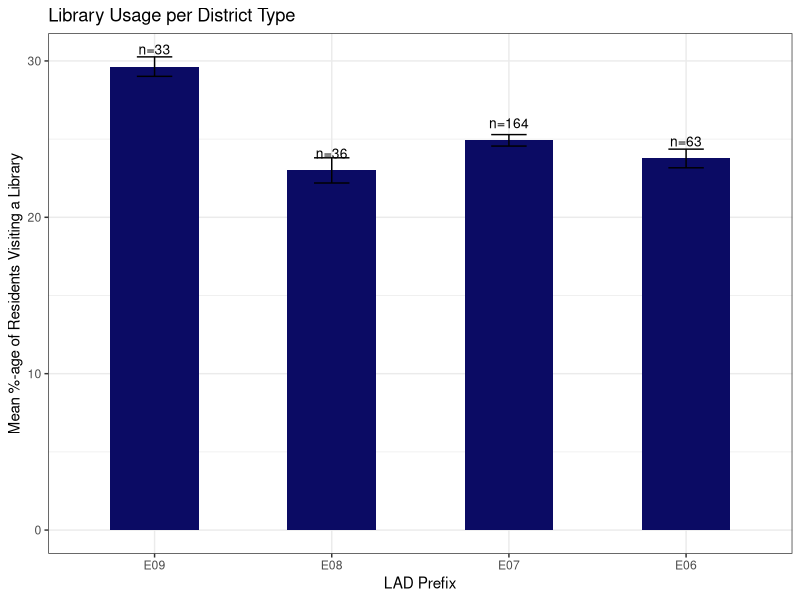
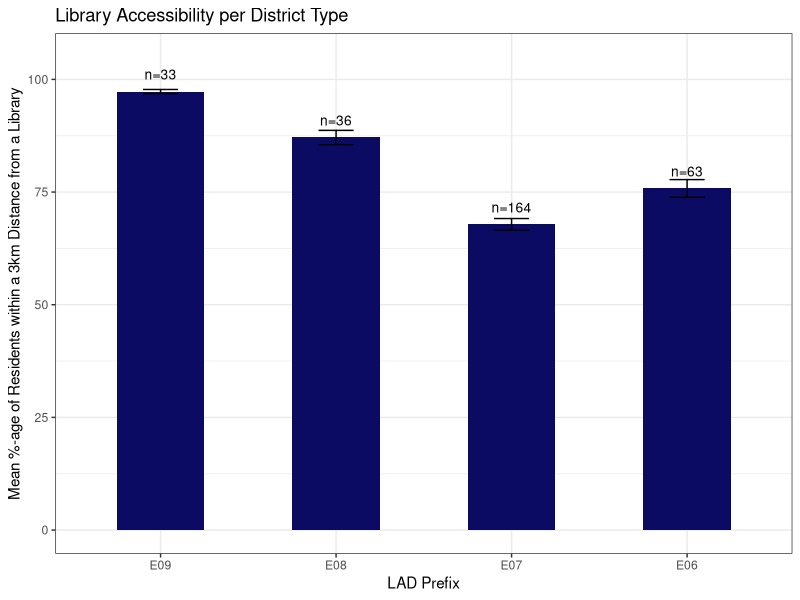

Here is the R script that generated these plots, in order: (Note: this script raises an error after producing the figures.)
## ---- chunk 1
# read in data set & name cols
usage_df <- read.csv("visited-a-public-library-table-data.csv", skip = 7)
colnames(usage_df) <- c("LAD_code", "LAD_name", "visits")

head(usage_df)
## ---- chunk 2
# read in data set & name cols
access_df <- read.csv("library-walk-table-data.csv", skip = 7)
colnames(access_df) <- c("LAD_code", "LAD_name", "proximity")

head(access_df)
## ---- chunk 3
library(dplyr)      # for data manipulation
library(ggplot2)    # for plotting

# assign district type
usage_df$LAD_prefix <- factor(substr(usage_df$LAD_code, 1, 3),
                             levels = c("E09","E08","E07","E06"))

p1_df <- usage_df %>%
  group_by(LAD_prefix) %>%
  summarise(
    mean_visits = mean(visits, na.rm=TRUE),
    sd_visits = sd(visits, na.rm=TRUE),
    n = sum(!is.na(visits)),
    se = sd_visits/sqrt(n)
  )

p1 <- ggplot(p1_df, aes(LAD_prefix, mean_visits)) +
  geom_col(width = 0.5, fill="#0b0b64") +
  geom_errorbar(aes(ymin=mean_visits - se, ymax=mean_visits + se),
                width = 0.2) +
  geom_text(aes(label=paste0("n=", n)), vjust=-1.2, size=3.5) +
  labs(
    title = "Library Usage per District Type",
    x = "LAD Prefix",
    y = "Mean %-age of Residents Visiting a Library"
  ) +
  theme_bw()

p1
## ---- chunk 4
#| code-fold: true
#| code-summary: "Show code"

access_df$LAD_prefix <- factor(substr(access_df$LAD_code, 1, 3),
                             levels = c("E09","E08","E07","E06"))

access_df <- access_df[!is.na(access_df$LAD_prefix),]

p2_df <- access_df %>%
  group_by(LAD_prefix) %>%
  summarise(
    mean_proximity = mean(proximity, na.rm=TRUE),
    sd_proximity = sd(proximity, na.rm=TRUE),
    n = sum(!is.na(proximity)),
    se = sd_proximity/sqrt(n)
  )

p2 <- ggplot(p2_df, aes(LAD_prefix, mean_proximity)) +
  geom_col(width = 0.5, fill="#0b0b64") +
  geom_errorbar(aes(ymin=mean_proximity - se, ymax=mean_proximity + se),
                width = 0.2) +
  geom_text(aes(label=paste0("n=", n)), vjust=-1.2, size=3.5) +
  ylim(0,105) +
  labs(
    title = "Library Accessibility per District Type",
    x = "LAD Prefix",
    y = "Mean %-age of Residents within a 3km Distance from a Library"
  ) +
  theme_bw()

p2
## ---- chunk 5
library(sf)     # for handling spatial data

# get geographical boundaries
url <- "https://services1.arcgis.com/ESMARspQHYMw9BZ9/arcgis/rest/services/LAD_MAY_2025_UK_BUC/FeatureServer/0/query?outFields=*&where=1%3D1&f=geojson"
boundaries <- read_sf(url)

usage_df <- left_join(boundaries, usage_df, by = c("LAD25CD"="LAD_code"))
## ---- chunk 6
p3_df <- usage_df %>%
  mutate(
    category = cut(
      visits,
      breaks = c(12, 19, 23, 27, 31, 38),
      labels = c(
        "12–19%", "19–23%", "23–27%", "27–31%", "31–38%"
      ),
      include.lowest = TRUE,
      right = FALSE
    )
  )

p3_df$category <- factor(p3_df$category, 
                         levels=
                           c("31–38%", "27–31%", "23–27%", "19–23%", "12–19%")
                         )

p3 <- ggplot(p3_df, aes(fill = category)) +
  geom_sf(color = "white", size = 0.1) +
  scale_fill_manual(
    name = "%-age of Residents\nVisiting a Library",
    values = c(
      "12–19%" = "#8B0000",
      "19–23%" = "#E74C3C",
      "23–27%" = "#A8E6A3",
      "27–31%" = "#34A853",
      "31–38%" = "#006400"
    ),
    na.value="lightgrey",
    drop = FALSE
  ) +
  coord_sf(ylim = c(50,58.5)) +
  theme_bw() +
  theme(
    legend.title = element_text(size = 10),
    legend.text = element_text(size = 9)
  )

p3
## ---- chunk 7
library(spdep)
sf_use_s2(FALSE)

usage_df <- usage_df[!is.na(usage_df$visits), ]

# 1. determine direct neighbours (as queen in chess can move)
neighbours <- poly2nb(usage_df, queen=TRUE)

# 2. assign weights, i.e. from list of neighbours compute list of weights
weights <- nb2listw(neighbours, style="B", zero.policy=TRUE)

# 3. compute Moran's I
(I <- moran(usage_df$visits, weights, length(neighbours), Szero(weights))[[1]])
## ---- chunk 8
moran.mc(usage_df$visits, weights, nsim=999, alternative = "greater")
